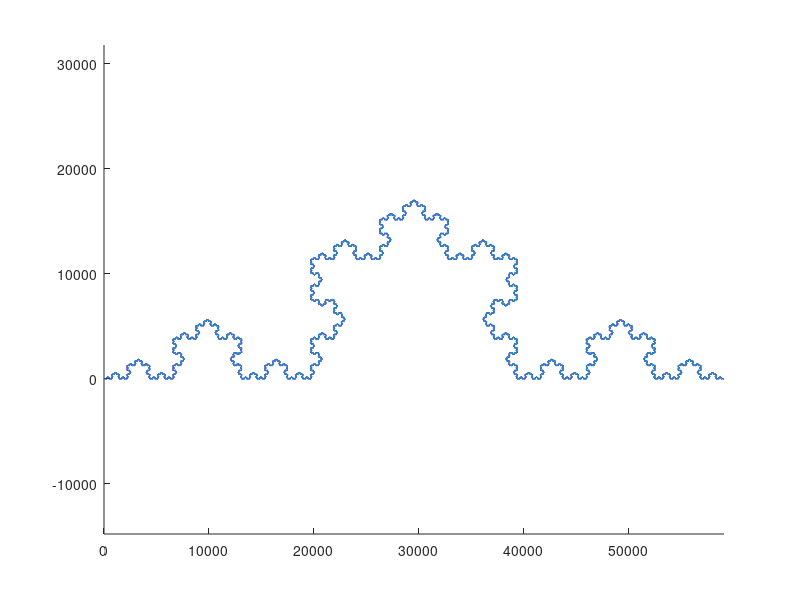

The MATLAB script that drew this image:
% Koch Curve
% plots a Koch curve with k steps
% 
%
% Janaka Wansapura, PhD
% Department of Physics
% University of Colombo


clear all
k = 10;
q = [0, pi/3, -pi/3, 0];
n = 4^k;

W2 = zeros(k,n);
W2(1,:) = reshape(repmat(q,1,4^(k-1)),n,1);

for i=2:k
    W2(i,:) = reshape(repmat(q,4^(i-1),4^(k-i)),n,1);
end

W = sum(W2);

x0 = 0;
y0 = 0;

x=[x0];y=[y0];

for i=1:length(W)
    
    theta = W(i);
    x(i+1)=x(i)+cos(theta);
    y(i+1)=y(i)+sin(theta);
    
end

line(x,y)
axis equal
